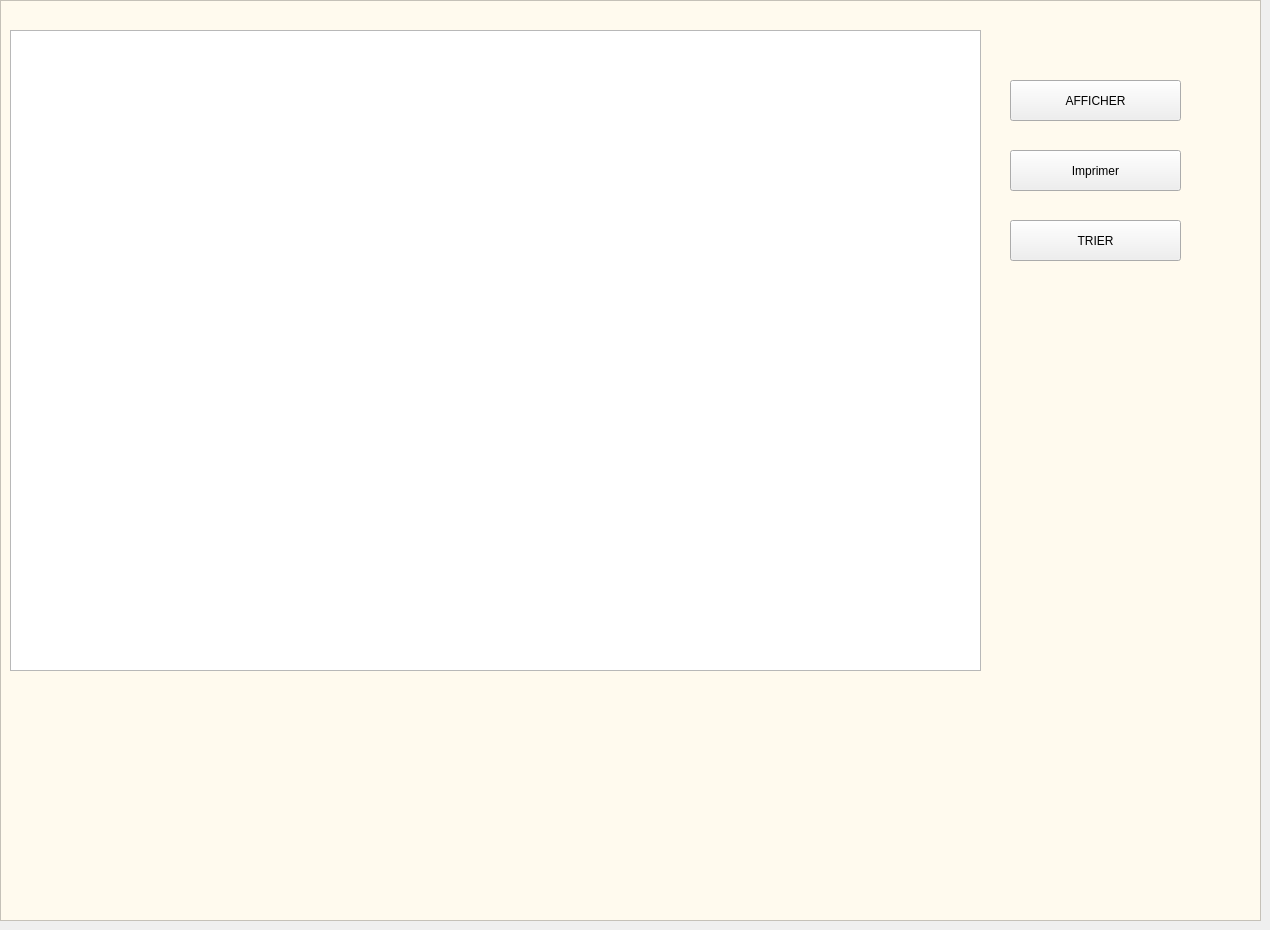
     <widget class="QWidget" name="tab_4">
      <attribute name="title">
       <string>afficher_transport</string>
      </attribute>
      <widget class="QGraphicsView" name="graphicsView_22">
       <property name="geometry">
        <rect>
         <x>0</x>
         <y>0</y>
         <width>1261</width>
         <height>921</height>
        </rect>
       </property>
       <property name="styleSheet">
        <string notr="true">
background-color: rgb(255, 250, 238);</string>
       </property>
      </widget>
      <widget class="QTableView" name="table_afficher_2">
       <property name="geometry">
        <rect>
         <x>10</x>
         <y>30</y>
         <width>971</width>
         <height>641</height>
        </rect>
       </property>
      </widget>
      <widget class="QPushButton" name="pushButton_7">
       <property name="geometry">
        <rect>
         <x>1010</x>
         <y>80</y>
         <width>171</width>
         <height>41</height>
        </rect>
       </property>
       <property name="styleSheet">
        <string notr="true">font: 75 11pt &quot;MS Shell Dlg 2&quot;;
border-image: url(:/new/logout.png);</string>
       </property>
       <property name="text">
        <string>AFFICHER</string>
       </property>
      </widget>
      <widget class="QPushButton" name="pushButton_19">
       <property name="geometry">
        <rect>
         <x>1010</x>
         <y>220</y>
         <width>171</width>
         <height>41</height>
        </rect>
       </property>
       <property name="styleSheet">
        <string notr="true">font: 75 11pt &quot;MS Shell Dlg 2&quot;;
border-image: url(:/new/logout.png);</string>
       </property>
       <property name="text">
        <string>TRIER</string>
       </property>
      </widget>
      <widget class="QPushButton" name="pushButton_17">
       <property name="geometry">
        <rect>
         <x>1010</x>
         <y>150</y>
         <width>171</width>
         <height>41</height>
        </rect>
       </property>
       <property name="styleSheet">
        <string notr="true">font: 75 11pt &quot;MS Shell Dlg 2&quot;;
border-image: url(:/new/logout.png);</string>
       </property>
       <property name="text">
        <string>Imprimer</string>
       </property>
      </widget>
      <widget class="QPushButton" name="pushButton_24">
       <property name="geometry">
        <rect>
         <x>820</x>
         <y>880</y>
         <width>211</width>
         <height>41</height>
        </rect>
       </property>
       <property name="styleSheet">
        <string notr="true">border-image: url(:/new/ajout.png);
color: rgb(255, 255, 255);
font: 75 12pt &quot;MS Shell Dlg 2&quot;;</string>
       </property>
       <property name="text">
        <string>LOGOUT</string>
       </property>
      </widget>
      <zorder>pushButton_24</zorder>
      <zorder>graphicsView_22</zorder>
      <zorder>table_afficher_2</zorder>
      <zorder>pushButton_7</zorder>
      <zorder>pushButton_19</zorder>
      <zorder>pushButton_17</zorder>
     </widget>
